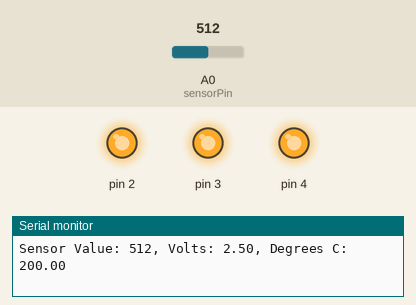
This sketch was run on a simulated Arduino Uno, built with avr-gcc and run on an emulated ATmega328P. On the bench: output pins drawn as LEDs (lit = HIGH), the last lines printed to the serial monitor. The test bench sets the inputs (shaded band); at power-on: A0 (sensorPin) = 512.

Above: at 1.2 s.
1.3 s: A0 (sensorPin) set to 166
4.3 s: A0 (sensorPin) set to 155
At 5.5 s:
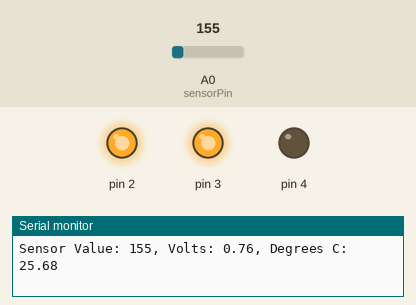
5.8 s: A0 (sensorPin) set to 122
At 7.0 s:
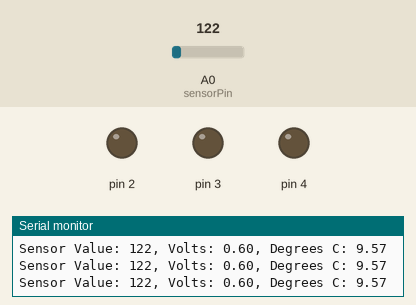
7.3 s: A0 (sensorPin) set to 1023
At 8.5 s:
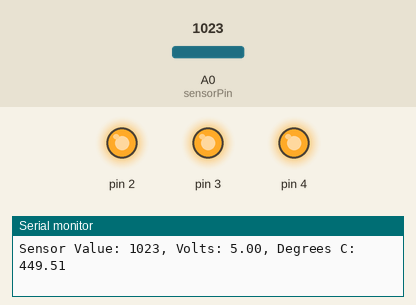
8.8 s: A0 (sensorPin) set to 0
At 9.2 s:
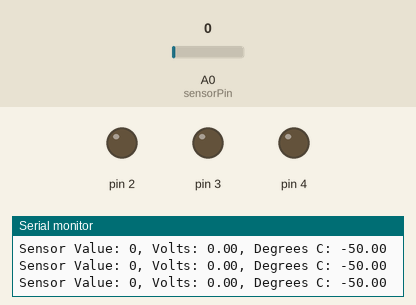
Timing chart, 0 to 11.3 s (numbered marks = the images above; inputs shaded):
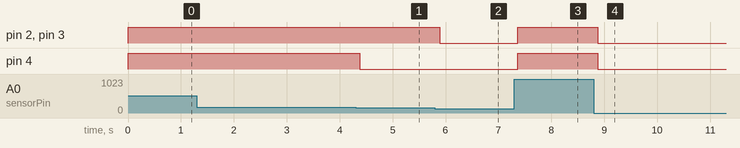

Measured:
- the behaviour switches between 156 and 155 on A0 (sensorPin) (found by bisection; images 0 and 1)
- after the input at 4.3 s, pin 4: HIGH → LOW after 0.08 s
- after the input at 5.8 s, pin 2, pin 3: HIGH → LOW after 0.09 s
- after the input at 7.3 s, pin 2–4: LOW → HIGH after 0.07 s
- after the input at 8.8 s, pin 2–4: HIGH → LOW after 0.08 s

The sketch:

Love-o-Meter_Thermometer.ino
```cpp
const int sensorPin = A0;
const float baseTemp = 20.0;
void setup() {
  // put your setup code here, to run once:
  Serial.begin(9600);
  for(int pinNumber = 2; pinNumber < 5; pinNumber++){
    pinMode(pinNumber, OUTPUT);
    digitalWrite(pinNumber, LOW);
  }
}

void loop() {
  // put your main code here, to run repeatedly:
  int sensorVal = analogRead(sensorPin);
  Serial.print("Sensor Value: ");
  Serial.print(sensorVal);
  float voltage = (sensorVal/1024.0) * 5.0;
  Serial.print(", Volts: ");
  Serial.print(voltage);
  Serial.print(", Degrees C: ");
  // convert the voltage to temperature in degrees
  float temperature = (voltage - 0.5) * 100;
  Serial.println(temperature);

  if(temperature < baseTemp + 2){
    digitalWrite(2, LOW);
    digitalWrite(3, LOW);
    digitalWrite(4, LOW);
  }else if(temperature >= baseTemp + 2 && temperature < baseTemp + 4){
    // for LOW temperature
    digitalWrite(2, HIGH);
    digitalWrite(3, LOW);
    digitalWrite(4, LOW);
  }else if(temperature >= baseTemp + 4 && temperature < baseTemp + 6){
    // for MEDIUM temperature
    digitalWrite(2, HIGH);
    digitalWrite(3, HIGH);
    digitalWrite(4, LOW);
  }else if(temperature >= baseTemp + 6){
    // for HIGH temperature
    digitalWrite(2, HIGH);
    digitalWrite(3, HIGH);
    digitalWrite(4, HIGH);
  }
  delay(1);
}
```
